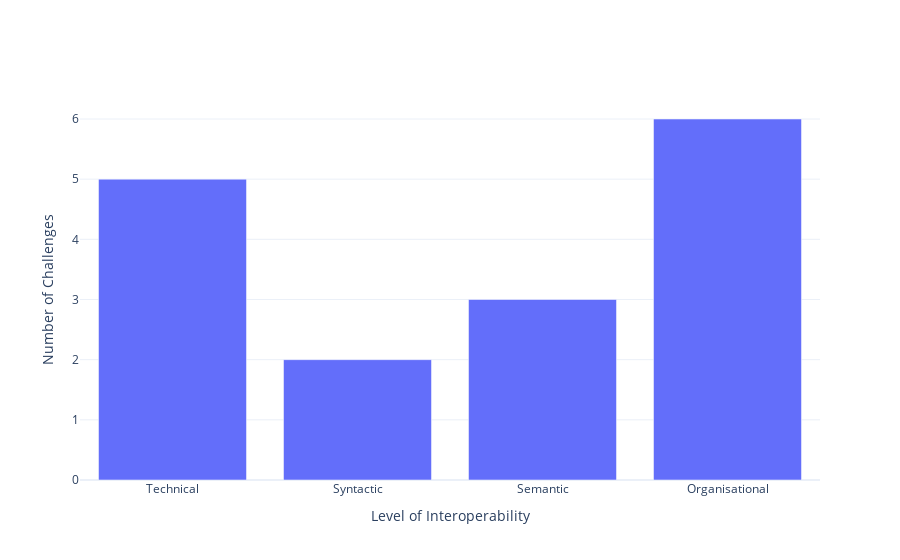

Write notebook code for a chart like this one.
### Code cell
x = ["Technical", "Syntactic", "Semantic", "Organisational"]
y = [5, 2, 3, 6]
fig3 = go.Figure(data=[go.Bar(x=x, y=y)])
fig3.update_layout(xaxis_title='Level of Interoperability',
				   yaxis_title='Number of Challenges',
				   template='plotly_white'
				  )
fig3.show()
fig3.write_image("BarchartInteroperability.png")

### Figure 1 — Plotly figure (JSON) as saved in the notebook; plotly's stock layout.template omitted (floating-point values rounded to 4 significant figures)
{"data": [{"x": ["Technical", "Syntactic", "Semantic", "Organisational"], "y": [5, 2, 3, 6], "type": "bar"}], "layout": {"xaxis": {"title": {"text": "Level of Interoperability"}}, "yaxis": {"title": {"text": "Number of Challenges"}}}}
